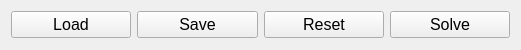
    <widget class="QFrame" name="ButtonFrame">
     <property name="geometry">
      <rect>
       <x>50</x>
       <y>520</y>
       <width>521</width>
       <height>50</height>
      </rect>
     </property>
     <layout class="QHBoxLayout" name="horizontalLayout">
      <item>
       <widget class="QPushButton" name="Load">
        <property name="font">
         <font>
          <pointsize>12</pointsize>
         </font>
        </property>
        <property name="text">
         <string>Load</string>
        </property>
       </widget>
      </item>
      <item>
       <widget class="QPushButton" name="Save">
        <property name="font">
         <font>
          <pointsize>12</pointsize>
         </font>
        </property>
        <property name="text">
         <string>Save</string>
        </property>
       </widget>
      </item>
      <item>
       <widget class="QPushButton" name="Reset">
        <property name="font">
         <font>
          <pointsize>12</pointsize>
          <weight>50</weight>
          <bold>false</bold>
         </font>
        </property>
        <property name="text">
         <string>Reset</string>
        </property>
       </widget>
      </item>
      <item>
       <widget class="QPushButton" name="Solve">
        <property name="font">
         <font>
          <pointsize>12</pointsize>
         </font>
        </property>
        <property name="text">
         <string>Solve</string>
        </property>
       </widget>
      </item>
     </layout>
    </widget>
